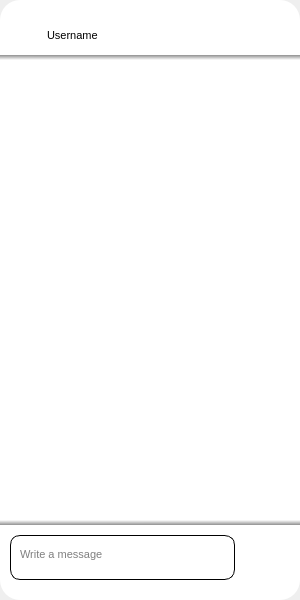
<?xml version="1.0" encoding="UTF-8"?>
<ui version="4.0">
 <class>MainWindow</class>
 <widget class="QMainWindow" name="MainWindow">
  <property name="geometry">
   <rect>
    <x>0</x>
    <y>0</y>
    <width>300</width>
    <height>600</height>
   </rect>
  </property>
  <property name="windowTitle">
   <string>MainWindow</string>
  </property>
  <widget class="QWidget" name="centralwidget">
   <layout class="QVBoxLayout" name="verticalLayout">
    <property name="spacing">
     <number>0</number>
    </property>
    <property name="leftMargin">
     <number>0</number>
    </property>
    <property name="topMargin">
     <number>0</number>
    </property>
    <property name="rightMargin">
     <number>0</number>
    </property>
    <property name="bottomMargin">
     <number>0</number>
    </property>
    <item>
     <widget class="QWidget" name="widget" native="true">
      <property name="minimumSize">
       <size>
        <width>300</width>
        <height>600</height>
       </size>
      </property>
      <property name="maximumSize">
       <size>
        <width>300</width>
        <height>600</height>
       </size>
      </property>
      <property name="font">
       <font>
        <pointsize>8</pointsize>
       </font>
      </property>
      <property name="styleSheet">
       <string notr="true">QWidget#widget{
	border-radius:20px;
	background-color:rgb(255,255,255);
}</string>
      </property>
      <layout class="QVBoxLayout" name="verticalLayout_2">
       <property name="spacing">
        <number>10</number>
       </property>
       <property name="leftMargin">
        <number>0</number>
       </property>
       <property name="topMargin">
        <number>10</number>
       </property>
       <property name="rightMargin">
        <number>0</number>
       </property>
       <property name="bottomMargin">
        <number>10</number>
       </property>
       <item>
        <widget class="QWidget" name="widget_3" native="true">
         <property name="styleSheet">
          <string notr="true">QWidget#widget_3{
	border-bottom: 5px solid qlineargradient(spread:pad, x1:0.493, y1:0, x2:0.489, y2:1, stop:0 rgba(144, 144, 144, 255), stop:1 rgba(255, 255, 255, 255));
}</string>
         </property>
         <layout class="QHBoxLayout" name="horizontalLayout_2">
          <item>
           <widget class="QPushButton" name="pushButton_7">
            <property name="minimumSize">
             <size>
              <width>32</width>
              <height>32</height>
             </size>
            </property>
            <property name="maximumSize">
             <size>
              <width>32</width>
              <height>32</height>
             </size>
            </property>
            <property name="cursor">
             <cursorShape>PointingHandCursor</cursorShape>
            </property>
            <property name="styleSheet">
             <string notr="true">QPushButton#pushButton_7{
	border: none;
	background-color: transparent;
}</string>
            </property>
            <property name="icon">
             <iconset>
              <normaloff>../images/left-arrow_10023689.png</normaloff>../images/left-arrow_10023689.png</iconset>
            </property>
            <property name="iconSize">
             <size>
              <width>32</width>
              <height>32</height>
             </size>
            </property>
           </widget>
          </item>
          <item>
           <widget class="QLabel" name="label">
            <property name="text">
             <string>Username</string>
            </property>
           </widget>
          </item>
         </layout>
        </widget>
       </item>
       <item>
        <widget class="QScrollArea" name="scrollArea">
         <property name="styleSheet">
          <string notr="true">QScrollArea{
	border:none;
	background-color:transparent;
}</string>
         </property>
         <property name="verticalScrollBarPolicy">
          <enum>Qt::ScrollBarAlwaysOff</enum>
         </property>
         <property name="horizontalScrollBarPolicy">
          <enum>Qt::ScrollBarAlwaysOff</enum>
         </property>
         <property name="widgetResizable">
          <bool>true</bool>
         </property>
         <widget class="QWidget" name="scrollcontent">
          <property name="geometry">
           <rect>
            <x>0</x>
            <y>0</y>
            <width>300</width>
            <height>10000</height>
           </rect>
          </property>
          <property name="minimumSize">
           <size>
            <width>0</width>
            <height>10000</height>
           </size>
          </property>
          <property name="styleSheet">
           <string notr="true">QWidget#scrollcontent{
	background-color: transparent;
}</string>
          </property>
         </widget>
        </widget>
       </item>
       <item>
        <widget class="QWidget" name="widget_2" native="true">
         <property name="minimumSize">
          <size>
           <width>300</width>
           <height>70</height>
          </size>
         </property>
         <property name="maximumSize">
          <size>
           <width>300</width>
           <height>70</height>
          </size>
         </property>
         <property name="styleSheet">
          <string notr="true">QWidget#widget_2{
	border-top: 5px solid qlineargradient(spread:pad, x1:0.4799, y1:1, x2:0.467166, y2:0, stop:0 rgba(144, 144, 144, 255), stop:1 rgba(255, 255, 255, 255));
}</string>
         </property>
         <layout class="QHBoxLayout" name="horizontalLayout">
          <property name="spacing">
           <number>5</number>
          </property>
          <property name="leftMargin">
           <number>10</number>
          </property>
          <property name="topMargin">
           <number>15</number>
          </property>
          <property name="rightMargin">
           <number>10</number>
          </property>
          <property name="bottomMargin">
           <number>10</number>
          </property>
          <item>
           <widget class="QTextEdit" name="textEdit">
            <property name="font">
             <font>
              <pointsize>8</pointsize>
             </font>
            </property>
            <property name="styleSheet">
             <string notr="true">QTextEdit{
	background-color:transparent;
	border-radius:10px;
	border: 1px solid #000000;	
	padding-left:5px;
	padding-top:8px;
	padding-right:5px;
}
QTextEdit:focus{
	border: 1px solid rgb(85, 170, 255);
}</string>
            </property>
            <property name="verticalScrollBarPolicy">
             <enum>Qt::ScrollBarAlwaysOff</enum>
            </property>
            <property name="horizontalScrollBarPolicy">
             <enum>Qt::ScrollBarAlwaysOff</enum>
            </property>
            <property name="sizeAdjustPolicy">
             <enum>QAbstractScrollArea::AdjustToContents</enum>
            </property>
            <property name="placeholderText">
             <string>Write a message</string>
            </property>
           </widget>
          </item>
          <item>
           <widget class="QPushButton" name="pushButton">
            <property name="minimumSize">
             <size>
              <width>50</width>
              <height>40</height>
             </size>
            </property>
            <property name="maximumSize">
             <size>
              <width>50</width>
              <height>40</height>
             </size>
            </property>
            <property name="cursor">
             <cursorShape>PointingHandCursor</cursorShape>
            </property>
            <property name="styleSheet">
             <string notr="true">QPushButton#pushButton{
	border: none;
}</string>
            </property>
            <property name="text">
             <string/>
            </property>
            <property name="icon">
             <iconset>
              <normaloff>../images/paper-plane_9449259.png</normaloff>../images/paper-plane_9449259.png</iconset>
            </property>
            <property name="iconSize">
             <size>
              <width>50</width>
              <height>30</height>
             </size>
            </property>
           </widget>
          </item>
         </layout>
        </widget>
       </item>
      </layout>
     </widget>
    </item>
   </layout>
  </widget>
 </widget>
 <resources/>
 <connections/>
</ui>
